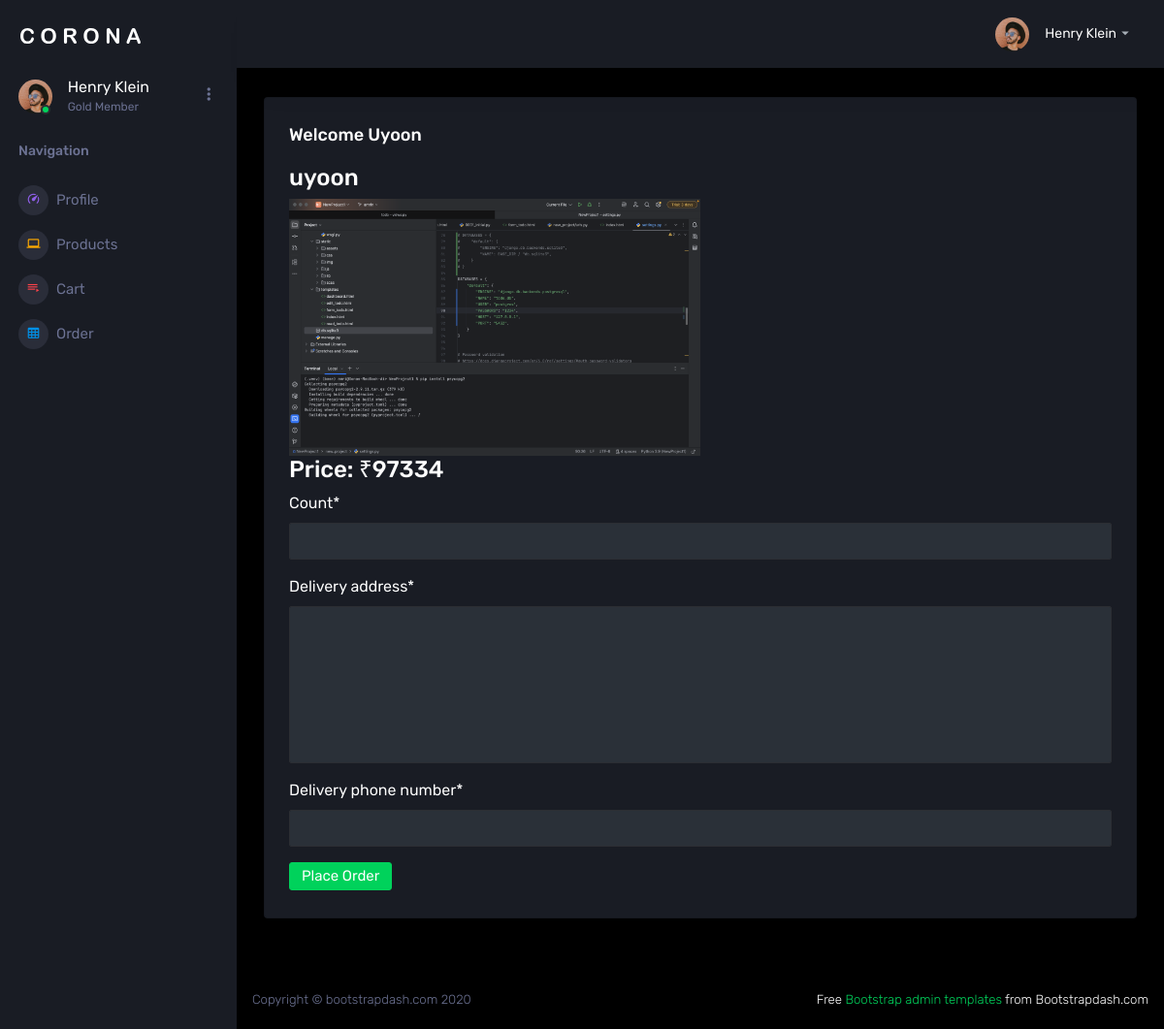
The app's page /cart_buy_now/2 (signed in) with its own data.
### new_app/models.py (models this page shows)
class Login(AbstractUser):
    is_seller = models.BooleanField(default=False)
    is_customer = models.BooleanField(default=False)

class AddToCart(models.Model):
    user = models.ForeignKey(Customer,on_delete=models.CASCADE,related_name='add_to_cart')
    product = models.ForeignKey(Product,on_delete=models.CASCADE,related_name='add_product')

class Customer(models.Model):
    user = models.OneToOneField(Login, on_delete=models.CASCADE, related_name='customer')
    name = models.CharField(max_length=20)
    email = models.EmailField()
    phone_number = models.CharField(max_length=10)
    address = models.TextField()

class Product(models.Model):
    user = models.ForeignKey(Seller, on_delete=models.CASCADE, related_name='product')
    name = models.CharField(max_length=20)
    price = models.CharField(max_length=20)
    count = models.IntegerField()
    seller_image = models.ImageField(upload_to='product/')

### new_app/customer_views.py (the view)
# urls.py: path("cart_buy_now/<int:id>", customer_views.cart_buy_now, name="cart_buy_now"),
@login_required(login_url='login_view')
def cart_buy_now(request,id):
    cart = AddToCart.objects.get(id=id)
    print(cart.product.count)
    if request.method == 'POST':
        form = BuyNowForm(request.POST)
        if form.is_valid():
            order = form.save(commit=False)
            if order.count > cart.product.count:
                messages.info(request, "This product is not available.")
                return redirect('view_cart')
            order.user = cart.user
            order.product = cart.product
            order.save()
            cart.product.count = cart.product.count - order.count
            cart.product.save()
            messages.success(request, 'Product has been ordered.')
            return redirect('order_list')
    else:
        form = BuyNowForm()
    return render(request,'customer/cart_buy_now.html',{'form1':form,'cart':cart})

### new_app/forms.py
class BuyNowForm(forms.ModelForm):
    class Meta:
        model = BuyNow
        fields = '__all__'
        exclude = ('user','product','status',)

### templates/customer/cart_buy_now.html (shortened to what this page needs)
{% extends "customer/customer_base.html" %}
{% load crispy_forms_tags %}
{% block content %}
<h3>{{ cart.user.name }}</h3>
<img src="{{ cart.product.seller_image.url }}" class="w-50">
<h3>Price: ₹{{ cart.product.price }}</h3>
<form method="post">
    {{ form1|crispy }}
    <button type="submit" class="btn btn-success">Place Order</button>
</form>
{% endblock %}

### templates/customer/customer_base.html (shortened to what this page needs)
<!DOCTYPE html>
{% load static %}
<html lang="en">
  <head>
    <link rel="stylesheet" href=" {% static 'assets/vendors/mdi/css/materialdesignicons.min.css' %} ">
    <link rel="stylesheet" href=" {% static 'assets/vendors/css/vendor.bundle.base.css' %} ">
    <link rel="stylesheet" href=" {% static 'assets/vendors/jvectormap/jquery-jvectormap.css' %} ">
    <link rel="stylesheet" href=" {% static 'assets/vendors/flag-icon-css/css/flag-icon.min.css' %} ">
    <link rel="stylesheet" href=" {% static 'assets/vendors/owl-carousel-2/owl.carousel.min.css' %} ">
    <link rel="stylesheet" href=" {% static 'assets/vendors/owl-carousel-2/owl.theme.default.min.css' %} ">
    <link rel="stylesheet" href=" {% static 'assets/css/style.css' %} ">
  </head>
  <body>
    <div class="container-scroller">
      <nav class="sidebar sidebar-offcanvas" id="sidebar">
        <div class="sidebar-brand-wrapper d-none d-lg-flex align-items-center justify-content-center fixed-top">
          <a class="sidebar-brand brand-logo" href=" {% static '../index.html' %} "><img src=" {% static 'assets/images/logo.svg' %} " alt="logo" /></a>
        </div>
        <ul class="nav">
          <li class="nav-item profile">
            <div class="profile-desc">
              <div class="profile-pic">
                <div class="count-indicator">
                  <img class="img-xs rounded-circle " src=" {% static 'assets/images/faces/face15.jpg' %} " alt="">
                  <span class="count bg-success"></span>
                </div>
                <div class="profile-name">
                  <h5 class="mb-0 font-weight-normal">Henry Klein</h5>
                  <span>Gold Member</span>
                </div>
              </div>
              <a href="#" id="profile-dropdown" data-toggle="dropdown"><i class="mdi mdi-dots-vertical"></i></a>
            </div>
          </li>
          <li class="nav-item nav-category">
            <span class="nav-link">Navigation</span>
          </li>
          <li class="nav-item menu-items">
            <a class="nav-link" href="{% url 'customer_profile' %}">
              <span class="menu-icon">
                <i class="mdi mdi-speedometer"></i>
              </span>
                <span class="menu-title">Profile</span>
            </a>
          </li>
          <li class="nav-item menu-items">
            <a class="nav-link" href=" {% url 'product_view' %} " >
              <span class="menu-icon">
                <i class="mdi mdi-laptop"></i>
              </span>
              <span class="menu-title">Products</span>
            </a>
          </li>
          <li class="nav-item menu-items">
            <a class="nav-link" href=" {% url 'view_cart' %} ">
              <span class="menu-icon">
                <i class="mdi mdi-playlist-play"></i>
              </span>
              <span class="menu-title">Cart</span>
            </a>
          </li>
          <li class="nav-item menu-items">
            <a class="nav-link" href=" {% url 'order_list' %} ">
              <span class="menu-icon">
                <i class="mdi mdi-table-large"></i>
              </span>
              <span class="menu-title">Order</span>
            </a>
          </li>
        </ul>
      </nav>
      <div class="container-fluid page-body-wrapper">
        <nav class="navbar p-0 fixed-top d-flex flex-row">
          <div class="navbar-menu-wrapper flex-grow d-flex align-items-stretch">
            <ul class="navbar-nav navbar-nav-right">
              <li class="nav-item dropdown">
                <a class="nav-link" id="profileDropdown" href="#" data-toggle="dropdown">
                  <div class="navbar-profile">
                    <img class="img-xs rounded-circle" src=" {% static 'assets/images/faces/face15.jpg' %} " alt="">
                    <p class="mb-0 d-none d-sm-block navbar-profile-name">Henry Klein</p>
                    <i class="mdi mdi-menu-down d-none d-sm-block"></i>
                  </div>
                </a>
              </li>
            </ul>
          </div>
        </nav>
        <div class="main-panel">
          <div class="content-wrapper">
            <div class="row ">
              <div class="col-12 grid-margin">
                <div class="card">
                  <div class="card-body">
                    <h4 class="card-title">Welcome {{ request.user }}</h4>
                      {% block content %}
                      {% endblock %}
                  </div>
                </div>
              </div>
            </div>
          </div>
          <footer class="footer">
            <div class="d-sm-flex justify-content-center justify-content-sm-between">
              <span class="text-muted d-block text-center text-sm-left d-sm-inline-block">Copyright © bootstrapdash.com 2020</span>
              <span class="float-none float-sm-right d-block mt-1 mt-sm-0 text-center"> Free <a href="https://www.bootstrapdash.com/bootstrap-admin-template/" target="_blank">Bootstrap admin templates</a> from Bootstrapdash.com</span>
            </div>
          </footer>
        </div>
      </div>
    </div>
  </body>
</html>

### records on screen
Login: user "Uyoon"
AddToCart: user.name "uyoon", product.seller_image (picture), product.price "97334"
